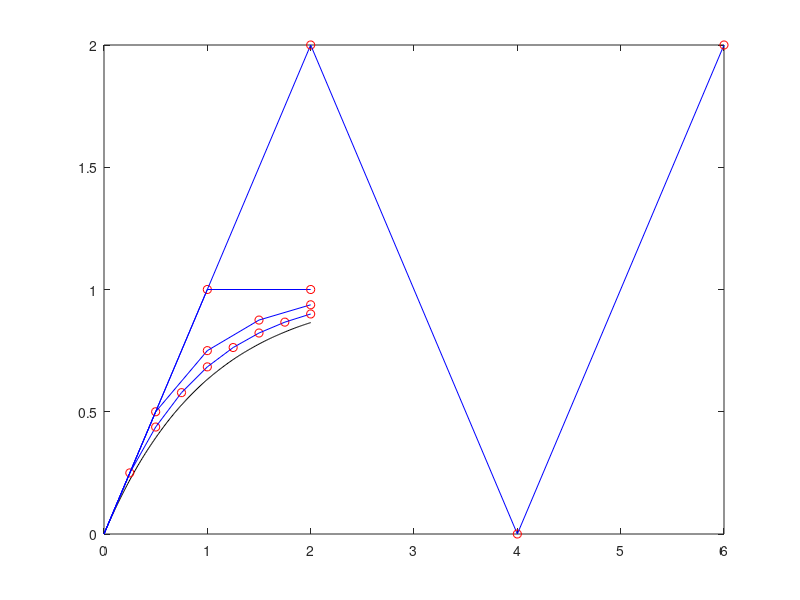

Here is the MATLAB script that generated this plot:
%nm610: Euler method to solve a 1st-order differential equation
clear, clf
a=1; r=1;  y0=0; tf=2;
t=[0:0.01:tf];  yt=1-exp(-a*t);
plot(t,yt,'k'), hold on
klast=[8 4 2 3];   
h(1:3)=tf./klast(1:3); h(4)=2;   
y(1)=y0;
for itr=1:4
   for k=1:klast(itr)
      y(k+1)=(1-a*h(itr))*y(k) +h(itr)*r;
      plot([k-1 k]*h(itr),[y(k) y(k+1)],'b', k*h(itr),y(k+1),'ro')
      if k<4, pause; end
   end
end
